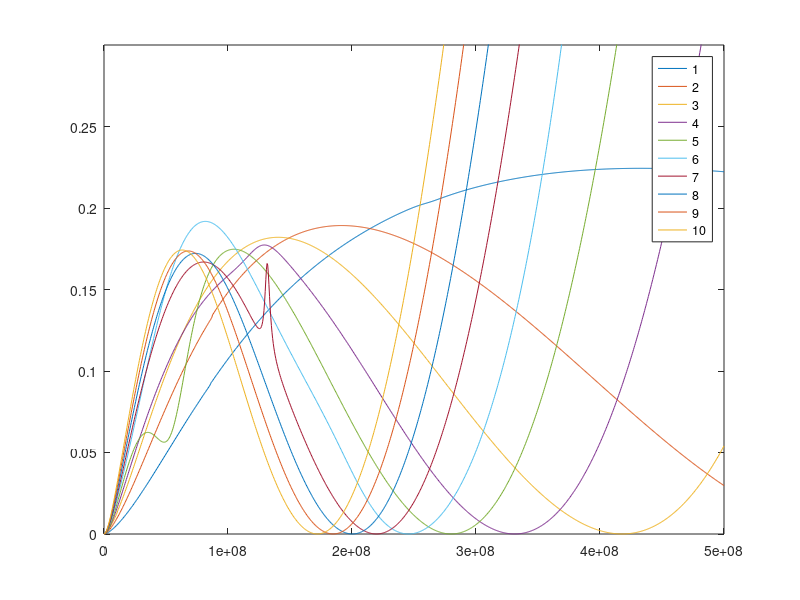
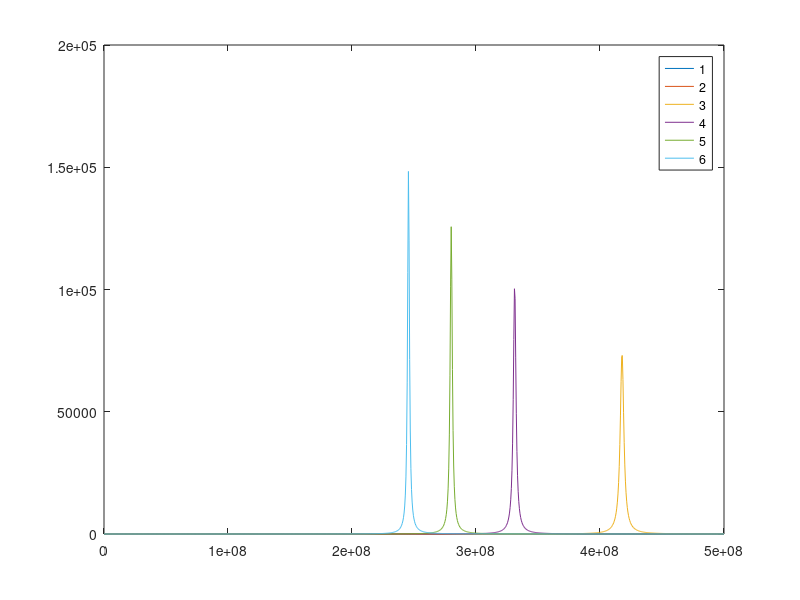
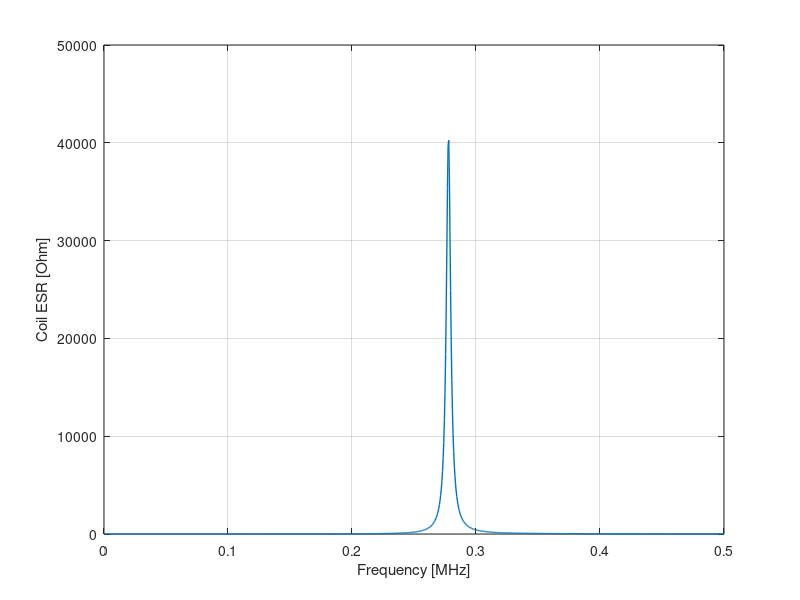
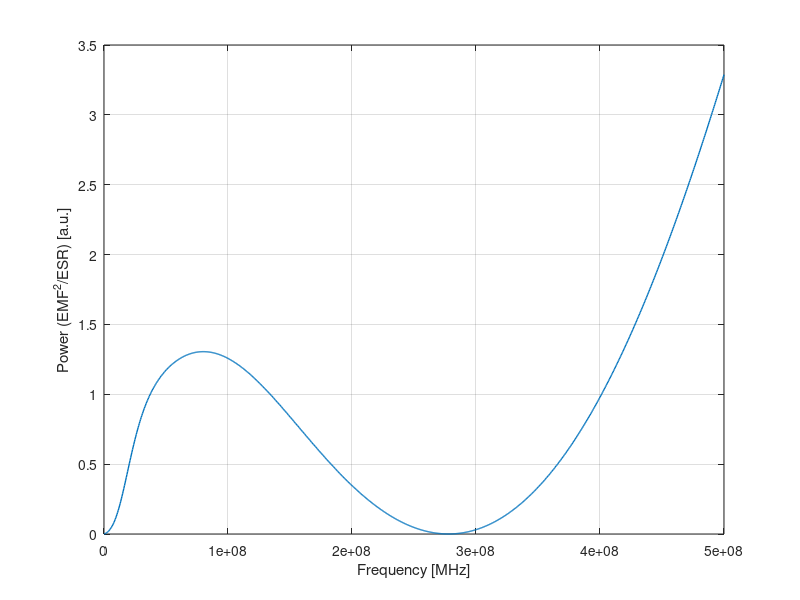

The MATLAB script that drew these images, in order:
load coil10mmradius1to10windingsS11.mat
load harvestcoil.mat;
load harvesting_coil_v7_param_sweep_R.mat;

f = freqGHz*1e9;
A = 0.01^2 * pi;
N = 1:10;
Z = (s11 + 1)./(1 - s11);
B1 = 1e-6;


emf = 2*pi*f*A*N*B1;


% freqGHz=coil10mmradius1to10windingss11data(1:1001,1);
% s11=   [coil10mmradius1to10windingss11data(1008-3:1008+1000-3,2)+1j*coil10mmradius1to10windingss11data(1008-3:1008+1000-3,3), ...
%         coil10mmradius1to10windingss11data(2013-3:2013+1000-3,2)+1j*coil10mmradius1to10windingss11data(2013-3:2013+1000-3,3), ...
%         coil10mmradius1to10windingss11data(3018-3:3018+1000-3,2)+1j*coil10mmradius1to10windingss11data(3018-3:3018+1000-3,3), ...
%         coil10mmradius1to10windingss11data(4023-3:4023+1000-3,2)+1j*coil10mmradius1to10windingss11data(4023-3:4023+1000-3,3), ...
%         coil10mmradius1to10windingss11data(1:1001,2)+1j*coil10mmradius1to10windingss11data(1:1001,3), ...
%         coil10mmradius1to10windingss11data(5027-3:5027+1000-3,2)+1j*coil10mmradius1to10windingss11data(5027-3:5027+1000-3,3), ...
%         coil10mmradius1to10windingss11data(6032-3:6032+1000-3,2)+1j*coil10mmradius1to10windingss11data(6032-3:6032+1000-3,3), ...
%         coil10mmradius1to10windingss11data(7036-3:7036+1000-3,2)+1j*coil10mmradius1to10windingss11data(7036-3:7036+1000-3,3), ...
%         coil10mmradius1to10windingss11data(8040-3:8040+1000-3,2)+1j*coil10mmradius1to10windingss11data(8040-3:8040+1000-3,3), ...
%         coil10mmradius1to10windingss11data(9044-3:9044+1000-3,2)+1j*coil10mmradius1to10windingss11data(9044-3:9044+1000-3,3)];

figure;
for(i=1:10)
    plot(f,(emf(:,i).^2)./(4*real(Z(:,i))))
    ylim([0,0.3]);
    hold on;
    % plot(f,R/1e8);
end
legend('1','2','3','4','5','6','7','8','9','10');


figure;
for(i=1:6)
%     plot((emf(:,i).^2)./(4*real(Z(:,i))))
    plot(f,real(Z(:,i)))
%     ylim([0,0.3]);
    hold on;
    % plot(f,R/1e8);
end
legend('1','2','3','4','5','6','7','8','9','10');



ff = harvestingcoilv7impedance(:,1)*1e9;
AA = 0.029*0.022;
N=3;
B1=1e-6;
emf = AA*N*ff*2*pi*B1;
RR = harvestingcoilv7impedance(:,2);
figure;
plot(ff/1e9,RR,'linewidth',1);
ylabel('Coil ESR [Ohm]');
xlabel('Frequency [MHz]');
grid on;

figure;
plot(ff,emf.^2 ./ RR,'linewidth',1)
ylabel('Power (EMF^2/ESR) [a.u.]');
xlabel('Frequency [MHz]');
grid on;




freq = freq * 1e9;
figure;
L = 0.029;
H = 0.014;
AA = H*L;
N=3;
B1=1e-6;
emf = AA*N*freq*2*pi*B1;
plot(freq,emf.^2 ./ R_N3_H14); hold on;

H = 0.016;
AA = H*L;
N=3;
emf = AA*N*freq*2*pi*B1;
plot(freq,emf.^2 ./ R_N3_H16);

H = 0.018;
AA = H*L;
N=3;
emf = AA*N*freq*2*pi*B1;
plot(freq,emf.^2 ./ R_N3_H18);

H = 0.020;
AA = H*L;
N=3;
emf = AA*N*freq*2*pi*B1;
plot(freq,emf.^2 ./ R_N3_H20);

H = 0.022;
AA = H*L;
N=3;
emf = AA*N*freq*2*pi*B1;
plot(freq,emf.^2 ./ R_N3_H22);
title('3 turns')
legend('Height = 14 mm','Height = 16 mm','Height = 18 mm','Height = 20 mm','Height = 22 mm');






figure;
L = 0.029;
H = 0.014;
AA = H*L;
N=2;
B1=1e-6;
emf = AA*N*freq*2*pi*B1;
plot(freq,emf.^2 ./ R_N2_H14); hold on;

H = 0.016;
AA = H*L;
N=2;
emf = AA*N*freq*2*pi*B1;
plot(freq,emf.^2 ./ R_N2_H16);

H = 0.018;
AA = H*L;
N=2;
emf = AA*N*freq*2*pi*B1;
plot(freq,emf.^2 ./ R_N2_H18);

H = 0.020;
AA = H*L;
N=2;
emf = AA*N*freq*2*pi*B1;
plot(freq,emf.^2 ./ R_N2_H20);


H = 0.022;
AA = H*L;
N=2;
emf = AA*N*freq*2*pi*B1;
plot(freq,emf.^2 ./ R_N2_H22);
title('2 turns')
legend('Height = 14 mm','Height = 16 mm','Height = 18 mm','Height = 20 mm','Height = 22 mm');





figure;
L = 0.029;
H = 0.014;
AA = H*L;
N=4;
B1=1e-6;
emf = AA*N*freq*2*pi*B1;
plot(freq,emf.^2 ./ R_N4_H14); hold on;

H = 0.016;
AA = H*L;
N=4;
emf = AA*N*freq*2*pi*B1;
plot(freq,emf.^2 ./ R_N4_H16);

H = 0.018;
AA = H*L;
N=4;
emf = AA*N*freq*2*pi*B1;
plot(freq,emf.^2 ./ R_N4_H18);

H = 0.020;
AA = H*L;
N=4;
emf = AA*N*freq*2*pi*B1;
plot(freq,emf.^2 ./ R_N4_H20);


H = 0.022;
AA = H*L;
N=4;
emf = AA*N*freq*2*pi*B1;
% plot(freq,emf.^2 ./ R_N4_H22);
title('4 turns')
legend('Height = 14 mm','Height = 16 mm','Height = 18 mm','Height = 20 mm','Height = 22 mm');




figure;
L = 0.029;
H = 0.014;
AA = H*L;
N=5;
B1=1e-6;
emf = AA*N*freq*2*pi*B1;
plot(freq,emf.^2 ./ R_N5_H14); hold on;

H = 0.016;
AA = H*L;
N=5;
emf = AA*N*freq*2*pi*B1;
plot(freq,emf.^2 ./ R_N5_H16);

H = 0.018;
AA = H*L;
N=5;
emf = AA*N*freq*2*pi*B1;
plot(freq,emf.^2 ./ R_N5_H18);

H = 0.020;
AA = H*L;
N=5;
emf = AA*N*freq*2*pi*B1;
plot(freq,emf.^2 ./ R_N5_H20);


H = 0.022;
AA = H*L;
N=5;
emf = AA*N*freq*2*pi*B1;
plot(freq,emf.^2 ./ R_N5_H22);
title('5 turns');
legend('Height = 14 mm','Height = 16 mm','Height = 18 mm','Height = 20 mm','Height = 22 mm');



figure;
H = 0.022;
AA = H*L;
N=2;
emf = AA*N*freq*2*pi*B1;
plot(freq,emf.^2 ./ R_N2_H22);
hold on;

AA = H*L;
N=3;
emf = AA*N*freq*2*pi*B1;
plot(freq,emf.^2 ./ R_N3_H22);

AA = H*L;
N=4;
emf = AA*N*freq*2*pi*B1;
% plot(freq,emf.^2 ./ R_N4_H22);

AA = H*L;
N=5;
emf = AA*N*freq*2*pi*B1;
plot(freq,emf.^2 ./ R_N5_H22);

title('H = 22, N sweep');
legend('2 Turns','3 Turns','5 Turns')
